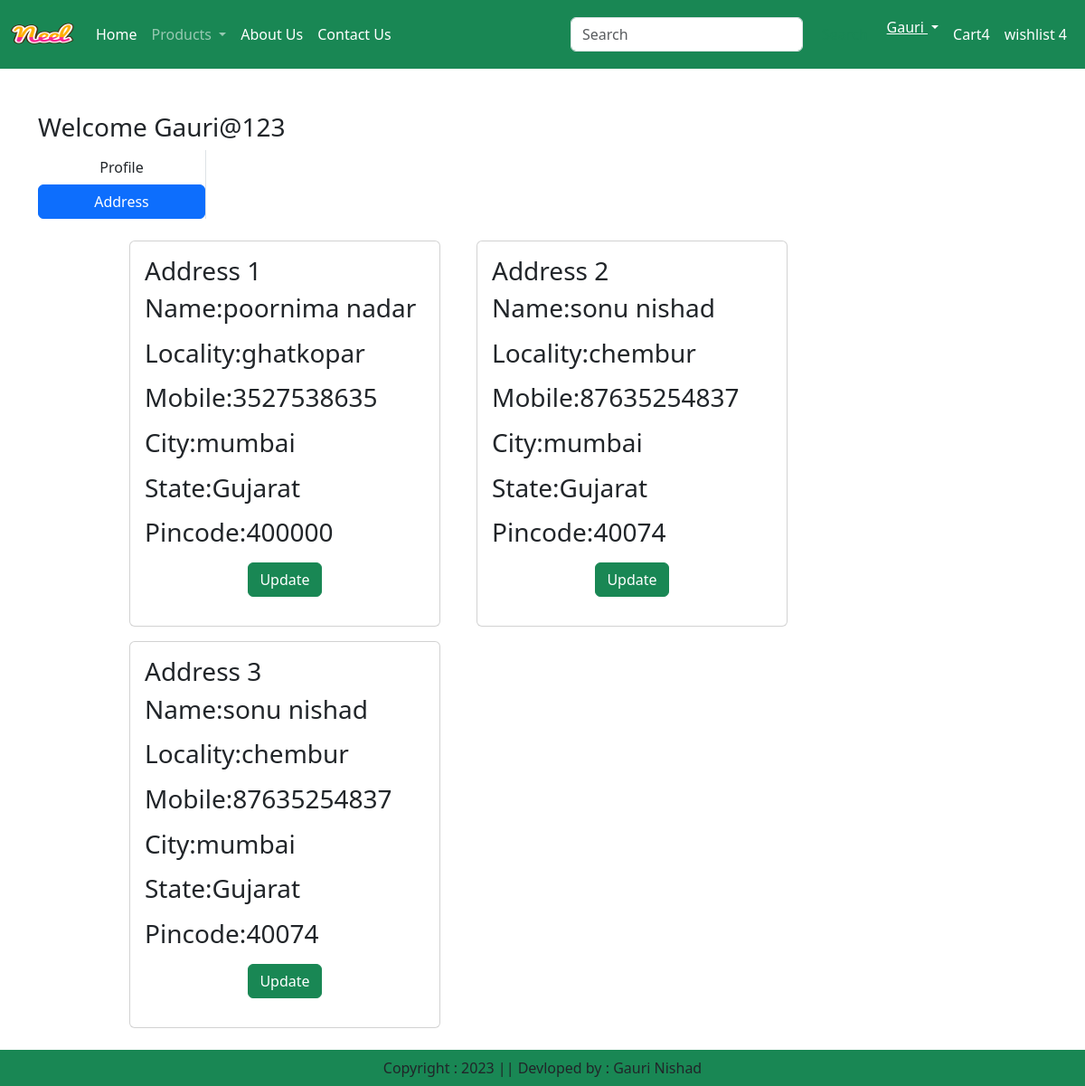
The page /address/ (signed in) on the database its author committed.
### app/models.py (models this page shows, shortened)
class Customer(models.Model):
    user=models.ForeignKey(User,on_delete=models.CASCADE)
    name=models.CharField(max_length=200)
    locality=models.CharField(max_length=200)
    city=models.CharField(max_length=50)
    mobile=models.IntegerField(default=0)
    zipcode=models.IntegerField()
    state=models.CharField(choices=STATE_CHOICES,max_length=100)

### app/views.py (the view)
# urls.py: path('address/',views.address,name='address'),
def address(request):
    add=Customer.objects.filter(user=request.user)
    return render(request,'app/address.html',locals())

### app/templates/app/address.html (shortened to what this page needs)
{% extends 'app/base.html' %}
{% load static  %}
{% block main-content %}
 <div class="container my-5">
       <div class="row">
            <h3>Welcome <span class="text-capitalize">{{request.user}}</span><h3>
            <div class="col-sm-2 border-end">
               <ul class="list-unstyled">
                    <li class="d-grid"><a href="{%url 'profile'%}" class="btn">Profile</a></li>
                     <li class="d-grid"><a href="{%url 'address'%}" class="btn btn-primary ">Address</a></li>
               </ul>
            </div>
            <div class="col-sm-8 offset-sm-1">
                <div class="row">
                    {% for ad in add %}
                        <div class="col-sm-6">
                           <div class="card m-2">
                                <div class="card-body">
                                 <h3>Address {{forloop.counter}}</h3>
                                 <p>Name:{{ad.name}}</p>
                                 <p>Locality:{{ad.locality}}</p>
                                 <p>Mobile:{{ad.mobile}}</p>
                                 <p>City:{{ad.city}}</p>
                                 <p>State:{{ad.state}}</p>
                                 <p>Pincode:{{ad.zipcode}}</p>
                                 <p class="text-center"><a href="{% url 'updateAddress' pk=ad.id %}" type="button" class="btn btn-success">Update</a></p>
                                </div>
                           </div>
                       </div>
                    {% endfor %}
                </div>
            </div>
        </div>
   </div>
{% endblock main-content %}

### rows shown on the page
Customer: name "poornima nadar", locality "ghatkopar", mobile "3527538635", city "mumbai", state "Gujarat", zipcode "400000"
Customer: name "sonu nishad", locality "chembur", mobile "87635254837", city "mumbai", state "Gujarat", zipcode "40074"
Customer: name "sonu nishad", locality "chembur", mobile "87635254837", city "mumbai", state "Gujarat", zipcode "40074"

### other values the page prints
{{ request.user }} "Gauri@123"
